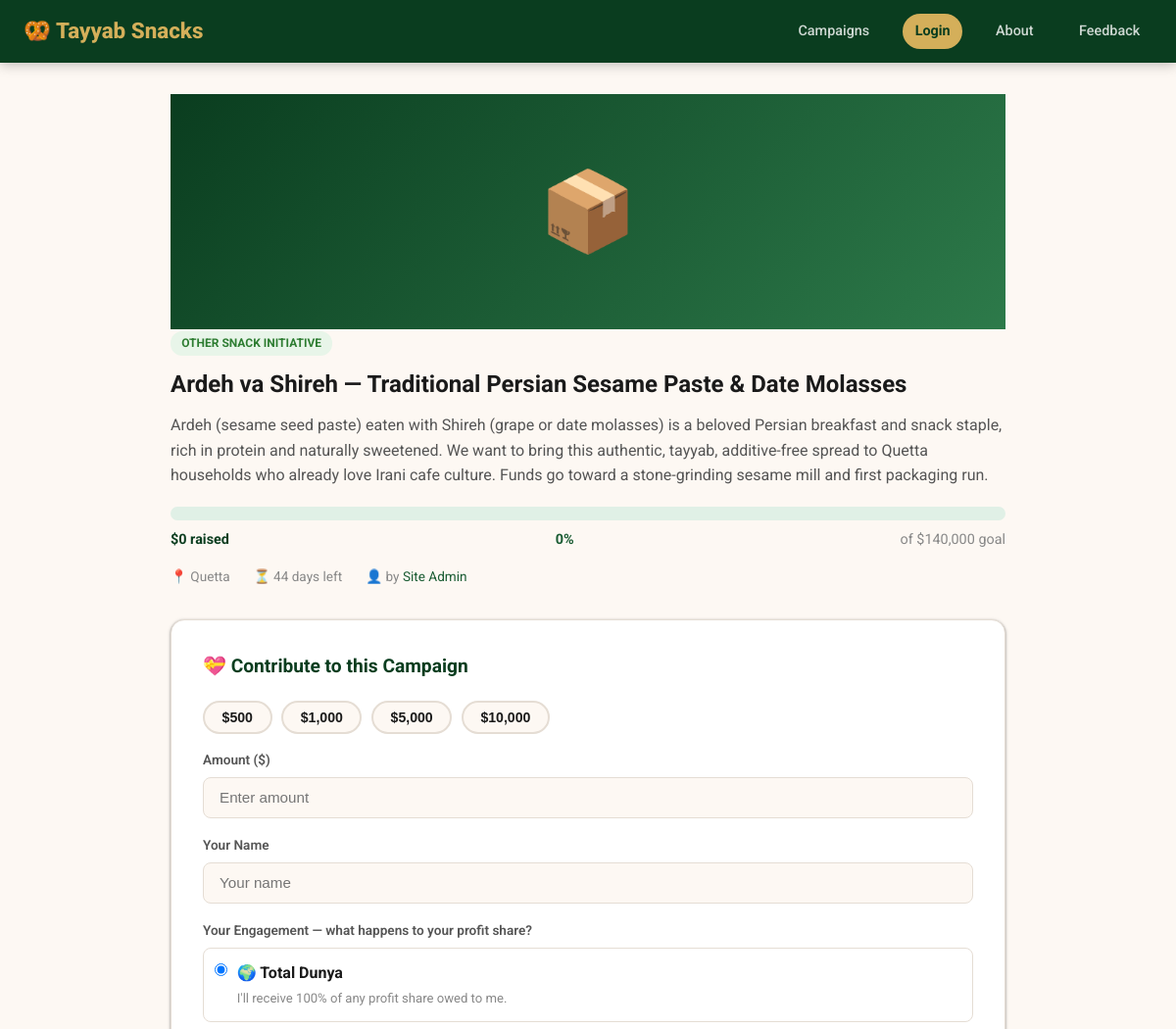
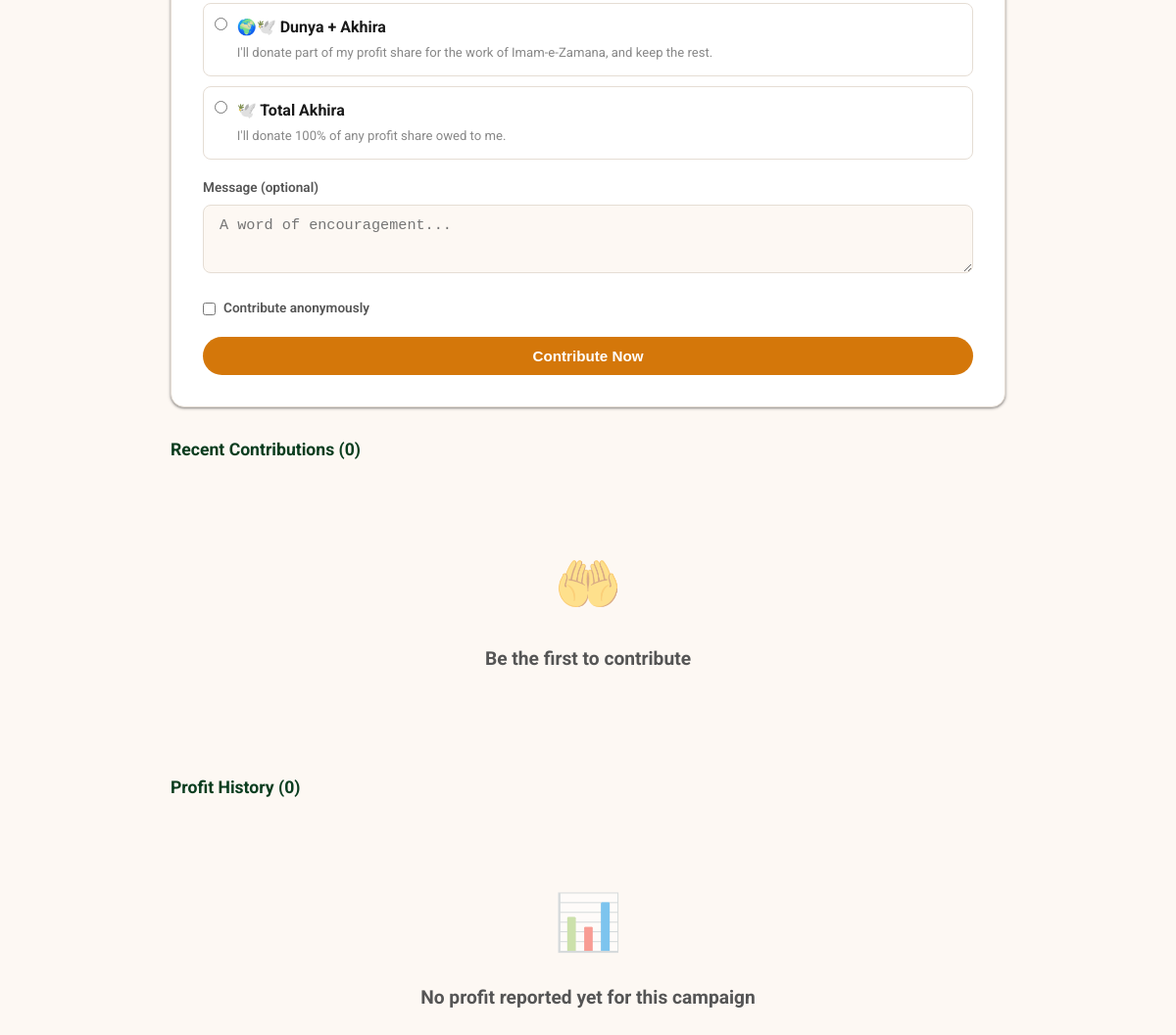
/campaign.php?id=1, run on the app's committed database (2 pictures, top to bottom).
### tables this page shows
CREATE TABLE IF NOT EXISTS campaigns (
    id            INT UNSIGNED AUTO_INCREMENT PRIMARY KEY,
    user_id       INT UNSIGNED NOT NULL,
    category_id   INT UNSIGNED,
    title         VARCHAR(200) NOT NULL,
    description   TEXT NOT NULL,
    goal_amount   DECIMAL(12,2) NOT NULL,
    raised_amount DECIMAL(12,2) DEFAULT 0.00,
    city          VARCHAR(100),
    image_url     VARCHAR(500),
    deadline      DATE,
    status        ENUM('pending','active','funded','closed','rejected') DEFAULT 'pending',
    created_at    TIMESTAMP DEFAULT CURRENT_TIMESTAMP,
    updated_by    INT UNSIGNED NULL,
    updated_at    TIMESTAMP NULL,
    FOREIGN KEY (user_id)     REFERENCES users(id) ON DELETE CASCADE,
    FOREIGN KEY (category_id) REFERENCES categories(id) ON DELETE SET NULL,
    FOREIGN KEY (updated_by)  REFERENCES users(id) ON DELETE SET NULL,
    INDEX idx_status (status),
    INDEX idx_user (user_id)
);

CREATE TABLE IF NOT EXISTS categories (
    id   INT UNSIGNED AUTO_INCREMENT PRIMARY KEY,
    name VARCHAR(100) NOT NULL,
    icon VARCHAR(10)
);

CREATE TABLE IF NOT EXISTS users (
    id         INT UNSIGNED AUTO_INCREMENT PRIMARY KEY,
    name       VARCHAR(100) NOT NULL,
    email      VARCHAR(150) NOT NULL UNIQUE,
    password   VARCHAR(255) NOT NULL,
    phone      VARCHAR(30),
    city       VARCHAR(100),
    country    VARCHAR(100) DEFAULT 'Pakistan',
    is_admin   TINYINT(1) DEFAULT 0,
    is_verified TINYINT(1) DEFAULT 0,
    verification_token   VARCHAR(64) NULL,
    verification_expires  DATETIME NULL,
    created_at TIMESTAMP DEFAULT CURRENT_TIMESTAMP,
    INDEX idx_email (email)
);

### db.php (called while the page is built, shortened)
<?php
function e(string $s): string {
    return htmlspecialchars($s, ENT_QUOTES, 'UTF-8');
}
function auth(): ?array {
    if (!isset($_SESSION['user'])) {
        return null;
    }
    return $_SESSION['user'];
}
function progressPct(float $raised, float $goal): int {
    return (int) min(100, round($raised / $goal * 100));
}

### campaign.php (the view, shortened to what this page needs)
<?php
require_once __DIR__ . '/db.php';
$user = auth();
$id = (int) ($_GET['id'] ?? 0);
$stmt = $pdo->prepare(
    'SELECT c.*, u.name AS creator_name, u.city AS creator_city, cat.name AS cat_name, cat.icon AS cat_icon,
            e.name AS editor_name, e.is_admin AS editor_is_admin
     FROM campaigns c JOIN users u ON u.id = c.user_id LEFT JOIN categories cat ON cat.id = c.category_id
     LEFT JOIN users e ON e.id = c.updated_by
     WHERE c.id = ?'
);
$stmt->execute([$id]);
$campaign = $stmt->fetch();
$contributions = $pdo->prepare('SELECT * FROM contributions WHERE campaign_id = ? ORDER BY created_at DESC LIMIT 20');
$contributions->execute([$id]);
$contributions = $contributions->fetchAll();
$profitReports = $pdo->prepare(
    "SELECT pr.*, (SELECT COALESCE(SUM(payout_amount),0) FROM profit_payouts WHERE profit_report_id = pr.id) AS total_payout,
            (SELECT COALESCE(SUM(donated_amount),0) FROM profit_payouts WHERE profit_report_id = pr.id) AS total_donated
     FROM profit_reports pr WHERE pr.campaign_id = ? ORDER BY pr.created_at DESC"
);
$profitReports->execute([$id]);
$profitReports = $profitReports->fetchAll();
$pct = progressPct((float) $campaign['raised_amount'], (float) $campaign['goal_amount']);
$daysLeft = $campaign['deadline'] ? max(0, (int) ((strtotime($campaign['deadline']) - time()) / 86400)) : null;
?>
<!DOCTYPE html>
<html lang="en">
<head>
<link rel="stylesheet" href="style.css">
</head>
<body>
<nav class="navbar">
    <a class="nav-brand" href="index.php">🥨 <?= e(SITE_NAME) ?></a>
    <div class="nav-links">
        <a href="campaigns.php">Campaigns</a>
        <?php if ($user): ?><span class="nav-user">👤 <?= e($user['name']) ?></span><a href="dashboard.php">Dashboard</a><a href="logout.php" class="nav-btn">Logout</a>
        <?php else: ?><a href="login.php" class="nav-btn">Login</a><?php endif; ?>
        <a href="about.php">About</a>
        <a href="feedback.php">Feedback</a>
    </div>
</nav>
<div class="dashboard-wrap" style="max-width:900px">
    <div class="card">
        <div class="campaign-img" style="height:240px;font-size:5rem">
            <?php if ($campaign['image_url']): ?><img src="<?= e($campaign['image_url']) ?>" alt=""><?php else: ?><?= e($campaign['cat_icon'] ?: '🥨') ?><?php endif; ?>
        </div>
        <div class="card-body">
            <?php if ($campaign['cat_name']): ?><span class="badge badge-active" style="margin-bottom:.6rem;display:inline-block"><?= e($campaign['cat_name']) ?></span><?php endif; ?>
            <div style="display:flex;align-items:center;gap:.7rem;flex-wrap:wrap">
                <h1 style="font-size:1.5rem;margin-bottom:.6rem"><?= e($campaign['title']) ?></h1>
            </div>
            <p style="color:var(--text-mid);white-space:pre-line;margin-bottom:1.2rem"><?= e($campaign['description']) ?></p>
            <div class="prog-wrap">
                <div class="prog-bar" style="height:14px"><div class="prog-fill" style="width:<?= $pct ?>%"></div></div>
                <div class="prog-labels" style="font-size:.9rem;margin-top:.5rem">
                    <span class="prog-raised">$<?= number_format((float) $campaign['raised_amount']) ?> raised</span>
                    <span class="prog-pct"><?= $pct ?>%</span>
                    <span class="prog-goal">of $<?= number_format((float) $campaign['goal_amount']) ?> goal</span>
                </div>
            </div>
            <div style="display:flex;gap:1.5rem;margin-top:1rem;font-size:.85rem;color:var(--text-light)">
                <span>📍 <?= e($campaign['city'] ?: 'N/A') ?></span>
                <span>⏳ <?= $daysLeft !== null ? $daysLeft . ' days left' : 'No deadline' ?></span>
                <span>👤 by <a href="#"><?= e($campaign['creator_name']) ?></a></span>
            </div>
        </div>
    </div>
    <div class="contribute-section">
        <h3>💝 Contribute to this Campaign</h3>
        <form method="post" id="contribForm">
            <div class="amount-presets">
                <?php foreach ([500, 1000, 5000, 10000] as $amt): ?>
                    <button type="button" class="preset-btn" onclick="document.getElementById('amountInput').value=<?= $amt ?>">$<?= number_format($amt) ?></button>
                <?php endforeach; ?>
            </div>
            <div class="form-group">
                <label class="form-label">Amount ($)</label>
                <input type="number" name="amount" id="amountInput" class="form-control" min="100" step="50" placeholder="Enter amount" required>
            </div>
            <?php if (!$user): ?>
            <div class="form-group">
                <label class="form-label">Your Name</label>
                <input type="text" name="donor_name" class="form-control" placeholder="Your name" required>
            </div>
            <?php endif; ?>
            <div class="form-group">
                <label class="form-label">Your Engagement — what happens to your profit share?</label>
                <div style="display:flex;flex-direction:column;gap:.6rem">
                    <label style="display:flex;align-items:start;gap:.6rem;cursor:pointer;padding:.7rem;border:1.5px solid var(--border);border-radius:var(--radius-sm)">
                        <input type="radio" name="engagement" value="dunya" checked onchange="toggleAkhiraSlider()" style="width:auto;margin-top:.2rem">
                        <span><strong>🌍 Total Dunya</strong><br><span style="font-size:.82rem;color:var(--text-light)">I'll receive 100% of any profit share owed to me.</span></span>
                    </label>
                    <label style="display:flex;align-items:start;gap:.6rem;cursor:pointer;padding:.7rem;border:1.5px solid var(--border);border-radius:var(--radius-sm)">
                        <input type="radio" name="engagement" value="mixed" onchange="toggleAkhiraSlider()" style="width:auto;margin-top:.2rem">
                        <span><strong>🌍🕊️ Dunya + Akhira</strong><br><span style="font-size:.82rem;color:var(--text-light)">I'll donate part of my profit share for the work of Imam-e-Zamana, and keep the rest.</span></span>
                    </label>
                    <label style="display:flex;align-items:start;gap:.6rem;cursor:pointer;padding:.7rem;border:1.5px solid var(--border);border-radius:var(--radius-sm)">
                        <input type="radio" name="engagement" value="akhira" onchange="toggleAkhiraSlider()" style="width:auto;margin-top:.2rem">
                        <span><strong>🕊️ Total Akhira</strong><br><span style="font-size:.82rem;color:var(--text-light)">I'll donate 100% of any profit share owed to me.</span></span>
                    </label>
                </div>
            </div>
            <div class="form-group">
                <label class="form-label">Message (optional)</label>
                <textarea name="message" class="form-control" placeholder="A word of encouragement..." style="min-height:70px"></textarea>
            </div>
            <div class="form-group">
                <label class="form-label" style="display:flex;align-items:center;gap:.5rem;cursor:pointer">
                    <input type="checkbox" name="is_anonymous" value="1" style="width:auto">
                    Contribute anonymously
                </label>
            </div>
            <button type="submit" class="btn btn-amber btn-full">Contribute Now</button>
        </form>
    </div>
    <h3 style="margin:1.8rem 0 1rem;font-size:1.1rem;color:var(--green-deep)">Recent Contributions (<?= count($contributions) ?>)</h3>
    <div class="card">
        <?php if (!$contributions): ?>
            <div class="empty-state"><div class="icon">🤲</div><h3>Be the first to contribute</h3></div>
        <?php endif; ?>
    </div>
    <h3 style="margin:1.8rem 0 1rem;font-size:1.1rem;color:var(--green-deep)">Profit History (<?= count($profitReports) ?>)</h3>
    <div class="card">
        <?php if (!$profitReports): ?>
            <div class="empty-state"><div class="icon">📊</div><h3>No profit reported yet for this campaign</h3></div>
        <?php endif; ?>
    </div>
</div>
</body>
</html>

### style.css (style rules this page uses)
:root { --green-deep: #0a3d1f; --green-mid: #1a5c33; --green-light: #2d7a4a; --amber: #d4770a; --amber-light: #f59e0b; --gold: #d4af5a; --gold-dark: #b8973b; --cream: #fdf8f3; --white: #ffffff; --text: #1a1a1a; --text-mid: #555; --text-light: #888; --border: #e5ddd4; --shadow: 0 1px 2px rgba(0,0,0,.30), 0 1px 3px 1px rgba(0,0,0,.15); --shadow-lg: 0 1px 3px rgba(0,0,0,.30), 0 4px 8px 3px rgba(0,0,0,.15); --radius-sm: 8px; --radius: 14px; --radius-lg: 16px; --radius-full: 999px; --transition: .2s cubic-bezier(.4,0,.2,1); }
*, *::before, *::after { box-sizing: border-box; margin: 0; padding: 0; }
body { font-family: 'Roboto', 'Segoe UI', system-ui, sans-serif; background: var(--cream); color: var(--text); line-height: 1.6; }
a { color: var(--green-mid); text-decoration: none; }
.navbar { background: var(--green-deep); padding: 0 1.5rem; display: flex; align-items: center; justify-content: space-between; height: 64px; position: sticky; top: 0; z-index: 100; box-shadow: 0 2px 12px rgba(0,0,0,.25); }
.nav-brand { font-size: 1.4rem; font-weight: 800; color: var(--gold); }
.nav-links { display: flex; align-items: center; gap: 1.3rem; }
.nav-links a { color: rgba(255,255,255,.8); font-size: .9rem; font-weight: 500; padding: .4rem .8rem; border-radius: 6px; transition: var(--transition); }
.nav-btn { background: var(--gold) !important; color: var(--green-deep) !important; font-weight: 700 !important; border-radius: 20px !important; }
.btn { display: inline-flex; align-items: center; gap: .4rem; padding: .7rem 1.6rem; border-radius: 25px; font-size: .95rem; font-weight: 600; cursor: pointer; border: none; transition: var(--transition); text-decoration: none; }
.btn-amber { background: var(--amber); color: var(--white); }
.btn-full { width: 100%; justify-content: center; }
.campaign-img { height: 180px; background: linear-gradient(135deg, var(--green-deep), var(--green-light)); display: flex; align-items: center; justify-content: center; font-size: 4rem; position: relative; }
.prog-wrap { margin-bottom: .7rem; }
.prog-bar { background: #e0f0e6; border-radius: 8px; height: 9px; overflow: hidden; }
.prog-labels { display: flex; justify-content: space-between; font-size: .78rem; margin-top: .35rem; }
.prog-raised { font-weight: 700; color: var(--green-deep); }
.prog-goal { color: var(--text-light); }
.prog-pct { color: var(--green-mid); font-weight: 700; }
.contribute-section { background: var(--white); border-radius: var(--radius); padding: 2rem; box-shadow: var(--shadow); border: 1.5px solid var(--border); margin-top: 2rem; }
.contribute-section h3 { font-size: 1.2rem; font-weight: 700; color: var(--green-deep); margin-bottom: 1.2rem; display: flex; align-items: center; gap: .5rem; }
.amount-presets { display: flex; gap: .6rem; flex-wrap: wrap; margin-bottom: 1rem; }
.preset-btn { padding: .45rem 1.1rem; border: 2px solid var(--border); border-radius: 20px; font-size: .88rem; font-weight: 600; cursor: pointer; background: var(--cream); color: var(--text); transition: var(--transition); }
.form-group { margin-bottom: 1.1rem; }
.form-label { display: block; font-size: .85rem; font-weight: 600; color: var(--text-mid); margin-bottom: .4rem; }
.form-control { width: 100%; padding: .7rem 1rem; border: 1.5px solid var(--border); border-radius: var(--radius-sm); font-size: .95rem; color: var(--text); background: var(--cream); outline: none; transition: var(--transition); }
textarea.form-control { min-height: 110px; resize: vertical; }
.dashboard-wrap { max-width: 960px; margin: 2rem auto; padding: 0 1.5rem; }
.badge { display: inline-block; padding: .2rem .7rem; border-radius: 12px; font-size: .75rem; font-weight: 700; text-transform: uppercase; }
.badge-active { background: #e8f5e9; color: #2e7d32; }
.empty-state { text-align: center; padding: 4rem 1rem; color: var(--text-light); }
.empty-state .icon { font-size: 3.5rem; margin-bottom: 1rem; opacity: .5; }
.empty-state h3 { font-size: 1.2rem; color: var(--text-mid); margin-bottom: .5rem; }
.nav-brand { min-width: 0; overflow: hidden; text-overflow: ellipsis; white-space: nowrap; }

### data on the page
campaigns: category.icon "📦", category.name "OTHER SNACK INITIATIVE", title "Ardeh va Shireh — Traditional Persian Sesame Paste & Date Molasses", description "Ardeh (sesame seed paste) eaten with Shireh (grape or date molasses) is a beloved Persian breakfast and snack staple, rich in protein and naturally sweetened. We want to bring this authentic, tayyab, additive-free spread to Quetta households who already love Irani cafe culture. Funds go toward a stone-grinding sesame mill and first packaging run.", raised_amount "0", pct "0", goal_amount "140,000", city "Quetta", deadline "44", user.name "Site Admin"

### other printed values
SITE_NAME "Tayyab Snacks"
$amt "500"
$amt "1,000"
$amt "5,000"
$amt "10,000"
count($contributions) "0"
count($profitReports) "0"
